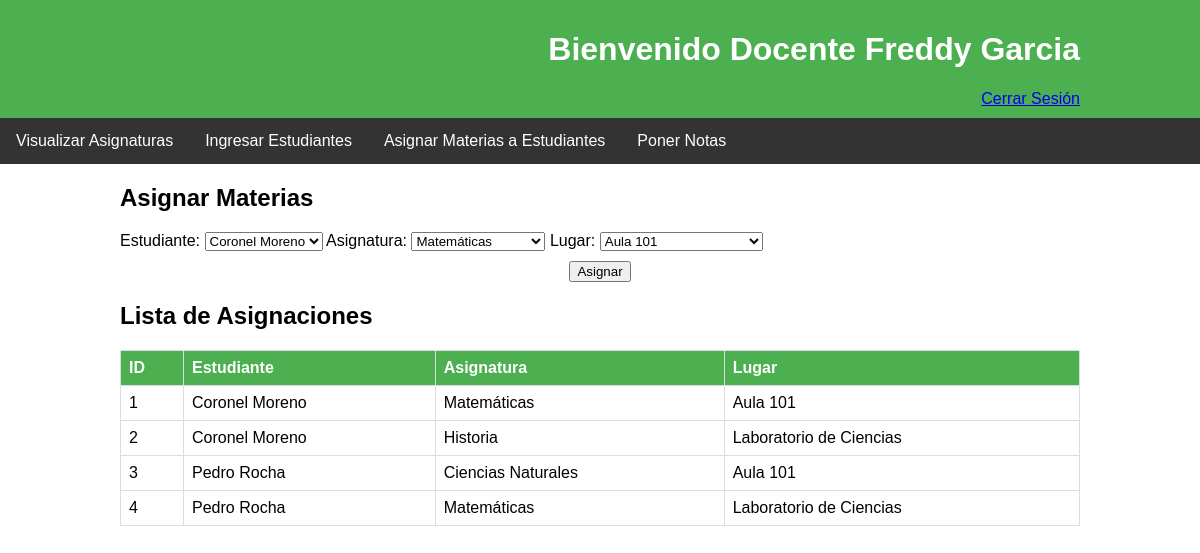
Screenshot of /docente.php?section=asignar-materias (signed in) with the database file from the repository.
### tables this page shows
CREATE TABLE `usuarios` (
  `id` int(11) NOT NULL,
  `nombre` varchar(100) DEFAULT NULL,
  `email` varchar(100) DEFAULT NULL,
  `rol` int(1) DEFAULT NULL COMMENT '1 Docente, 2 Estudiante',
  `contrasena` varchar(100) DEFAULT NULL,
  `obs` text DEFAULT NULL,
  `usuario_id_creacion` int(11) DEFAULT NULL,
  `fecha_creacion` timestamp NULL DEFAULT NULL,
  `hora_creacion` time DEFAULT NULL,
  `usuario_id_actualizacion` int(11) DEFAULT NULL,
  `fecha_actualizacion` timestamp NULL DEFAULT NULL,
  `hora_actualizacion` time DEFAULT NULL,
  `usuario_id_eliminacion` int(11) DEFAULT NULL,
  `fecha_eliminacion` timestamp NULL DEFAULT NULL,
  `hora_eliminacion` time DEFAULT NULL
);

CREATE TABLE `asignaturas_estudiante` (
  `id` int(11) NOT NULL,
  `lugar_id` int(11) DEFAULT NULL,
  `asignatura_id` int(11) DEFAULT NULL,
  `usuario_id` int(11) DEFAULT NULL COMMENT 'Estudiante',
  `usuario_id_creacion` int(11) DEFAULT NULL,
  `fecha_creacion` timestamp NULL DEFAULT NULL,
  `hora_creacion` time DEFAULT NULL,
  `usuario_id_actualizacion` int(11) DEFAULT NULL,
  `fecha_actualizacion` timestamp NULL DEFAULT NULL,
  `hora_actualizacion` time DEFAULT NULL,
  `usuario_id_eliminacion` int(11) DEFAULT NULL,
  `fecha_eliminacion` timestamp NULL DEFAULT NULL,
  `hora_eliminacion` time DEFAULT NULL
);

CREATE TABLE `asignaturas` (
  `id` int(11) NOT NULL,
  `nombre` varchar(100) DEFAULT NULL,
  `obs` text DEFAULT NULL,
  `usuario_id_creacion` int(11) DEFAULT NULL,
  `fecha_creacion` timestamp NULL DEFAULT NULL,
  `hora_creacion` time DEFAULT NULL,
  `usuario_id_actualizacion` int(11) DEFAULT NULL,
  `fecha_actualizacion` timestamp NULL DEFAULT NULL,
  `hora_actualizacion` time DEFAULT NULL,
  `usuario_id_eliminacion` int(11) DEFAULT NULL,
  `fecha_eliminacion` timestamp NULL DEFAULT NULL,
  `hora_eliminacion` time DEFAULT NULL
);

CREATE TABLE `lugares` (
  `id` int(11) NOT NULL,
  `nombre` varchar(100) DEFAULT NULL,
  `obs` text DEFAULT NULL,
  `usuario_id_creacion` int(11) DEFAULT NULL,
  `fecha_creacion` timestamp NULL DEFAULT NULL,
  `hora_creacion` time DEFAULT NULL,
  `usuario_id_actualizacion` int(11) DEFAULT NULL,
  `fecha_actualizacion` timestamp NULL DEFAULT NULL,
  `hora_actualizacion` time DEFAULT NULL,
  `usuario_id_eliminacion` int(11) DEFAULT NULL,
  `fecha_eliminacion` timestamp NULL DEFAULT NULL,
  `hora_eliminacion` time DEFAULT NULL
);

### asignar_materias.php (the view, shortened to what this page needs)
<?php
include('conexion.php');
$resultEstudiantes = $conn->query("SELECT * FROM usuarios WHERE rol = 2");
$resultAsignaturas = $conn->query("SELECT * FROM asignaturas");
$resultLugares = $conn->query("SELECT * FROM lugares");
$resultAsignaciones = $conn->query("SELECT ae.id, u.nombre as estudiante, a.nombre as asignatura, l.nombre as lugar
                                    FROM asignaturas_estudiante ae
                                    INNER JOIN usuarios u ON ae.usuario_id = u.id
                                    INNER JOIN asignaturas a ON ae.asignatura_id = a.id
                                    INNER JOIN lugares l ON ae.lugar_id = l.id");
?>
<div class="seccion-izquierda">
    <h2>Asignar Materias</h2>
    <form method="post" action="<?php echo $_SERVER['PHP_SELF']; ?>">
        <label for="usuario_id">Estudiante:</label>
        <select id="usuario_id" name="usuario_id" required>
            <?php
            while ($row = $resultEstudiantes->fetch_assoc()) {
                echo "<option value=\"{$row['id']}\">{$row['nombre']}</option>";
            }
            ?>
        </select>
        <label for="asignatura_id">Asignatura:</label>
        <select id="asignatura_id" name="asignatura_id" required>
            <?php
            while ($row = $resultAsignaturas->fetch_assoc()) {
                echo "<option value=\"{$row['id']}\">{$row['nombre']}</option>";
            }
            ?>
        </select>
        <label for="lugar_id">Lugar:</label>
        <select id="lugar_id" name="lugar_id" required>
            <?php
            while ($row = $resultLugares->fetch_assoc()) {
                echo "<option value=\"{$row['id']}\">{$row['nombre']}</option>";
            }
            ?>
        </select>
        <div style="text-align: center; margin-top: 10px;">
            <input type="submit" name="submit" class="btn-guardar" value="Asignar">
        </div>
    </form>
</div>
<div class="seccion-derecha">
    <h2>Lista de Asignaciones</h2>
    <?php
    if ($resultAsignaciones->num_rows > 0) {
        echo "<table border='1'>
                <tr>
                    <th>ID</th>
                    <th>Estudiante</th>
                    <th>Asignatura</th>
                    <th>Lugar</th>
                </tr>";
        while ($row = $resultAsignaciones->fetch_assoc()) {
            echo "<tr>
                    <td>{$row['id']}</td>
                    <td>{$row['estudiante']}</td>
                    <td>{$row['asignatura']}</td>
                    <td>{$row['lugar']}</td>
                </tr>";
        }
        echo "</table>";
    } else {
        echo "No hay asignaciones registradas.";
    }
    ?>
</div>

### docente.php (shortened to what this page needs)
<?php
include('conexion.php');
$docenteId = $_SESSION['user_id'];
$sql = "SELECT nombre FROM usuarios WHERE id = $docenteId";
$result = $conn->query($sql);
if ($result->num_rows > 0) {
    $row = $result->fetch_assoc();
    $docenteNombre = $row['nombre'];
} else {
    $docenteNombre = "Docente Desconocido";
}
?>
<!DOCTYPE html>
<html lang="en">
<head>
    <link rel="stylesheet" href="css/styles_docente.css">
</head>
<body>
    <header>
        <div class="header-content">
            <h1>Bienvenido Docente <?php echo $docenteNombre; ?></h1>
            <a href="logout.php">Cerrar Sesión</a>
        </div>
    </header>
    <nav>
        <ul>
            <li><a href="docente.php?section=visualizar-asignaturas">Visualizar Asignaturas</a></li>
            <li><a href="docente.php?section=ingresar-estudiantes">Ingresar Estudiantes</a></li>
            <li><a href="docente.php?section=asignar-materias">Asignar Materias a Estudiantes</a></li>
            <li><a href="docente.php?section=asignar-notas">Poner Notas</a></li>
        </ul>
    </nav>
    <div class="content">
        <?php
        if (isset($_GET['section'])) {
            $section = $_GET['section'];
            switch ($section) {
                case 'asignar-materias':
                    include('asignar_materias.php');
                    break;
            }
        } else {
            echo "";
        }
        ?>
    </div>
</body>
</html>

### css/styles_docente.css (style rules this page uses)
body { font-family: Arial, sans-serif; margin: 0; padding: 0; }
header { background-color: #4CAF50; color: white; padding: 10px; text-align: right; }
.header-content { max-width: 960px; margin: 0 auto; }
nav { background-color: #333; overflow: hidden; }
nav ul { padding: 0; margin: 0; list-style: none; }
nav li { float: left; }
nav a { display: block; padding: 14px 16px; color: white; text-decoration: none; }
.content { max-width: 960px; margin: 20px auto; }
.content table { width: 100%; border-collapse: collapse; margin-top: 20px; }
.content table, .content th, .content td { border: 1px solid #ddd; }
.content th, .content td { padding: 8px; text-align: left; }
.content th { background-color: #4CAF50; color: white; }

### rows the page displays
usuarios: nombre "Freddy Garcia"
asignaturas_estudiante: id "1", usuario.nombre "Coronel Moreno", asignatura.nombre "Matemáticas", lugar.nombre "Aula 101"
asignaturas_estudiante: id "2", usuario.nombre "Coronel Moreno", asignatura.nombre "Historia", lugar.nombre "Laboratorio de Ciencias"
asignaturas_estudiante: id "3", usuario.nombre "Pedro Rocha", asignatura.nombre "Ciencias Naturales", lugar.nombre "Aula 101"
asignaturas_estudiante: id "4", usuario.nombre "Pedro Rocha", asignatura.nombre "Matemáticas", lugar.nombre "Laboratorio de Ciencias"

### other values shown
form field usuario_id "Coronel Moreno"
form field asignatura_id "Matemáticas"
form field lugar_id "Aula 101"
